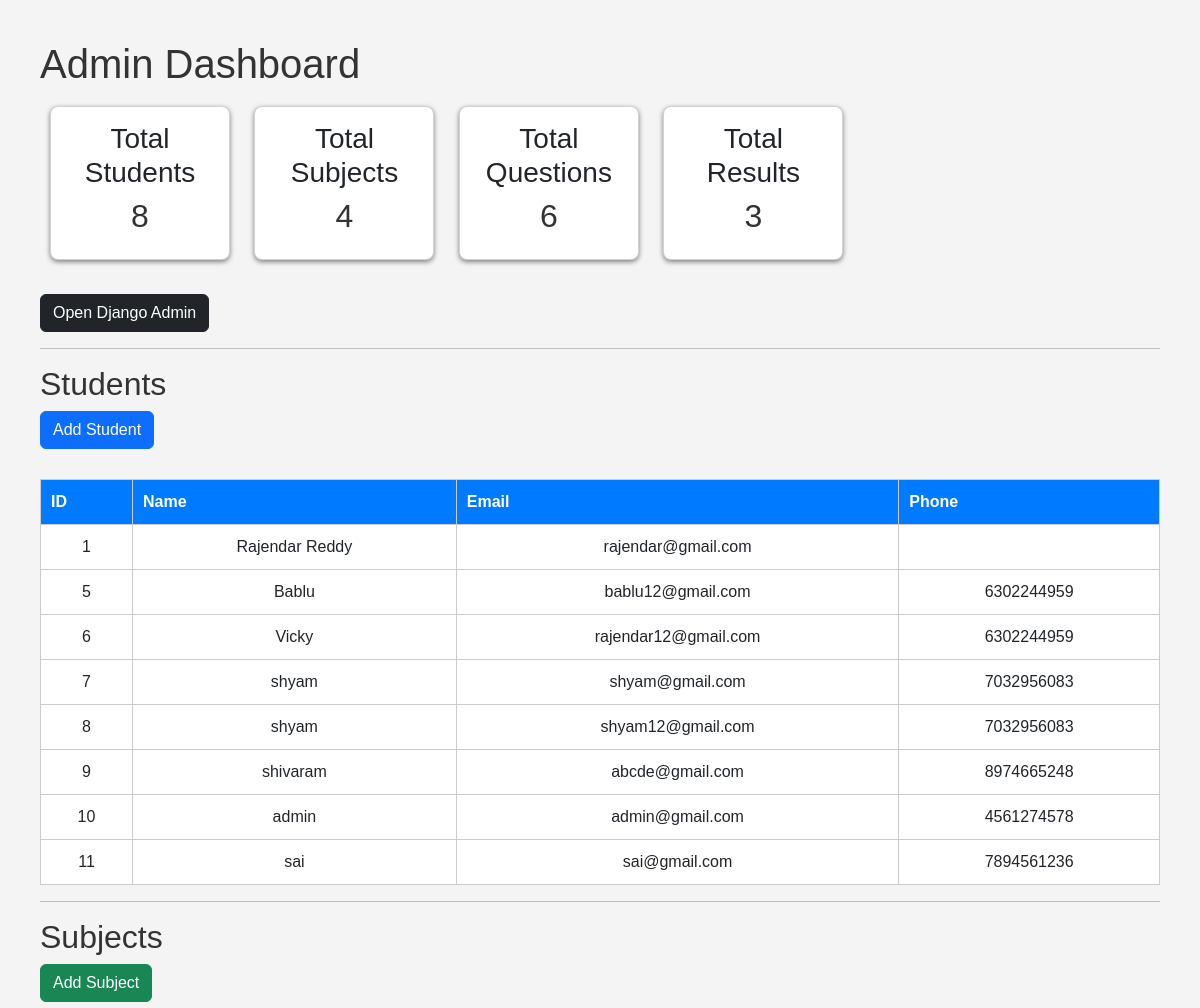
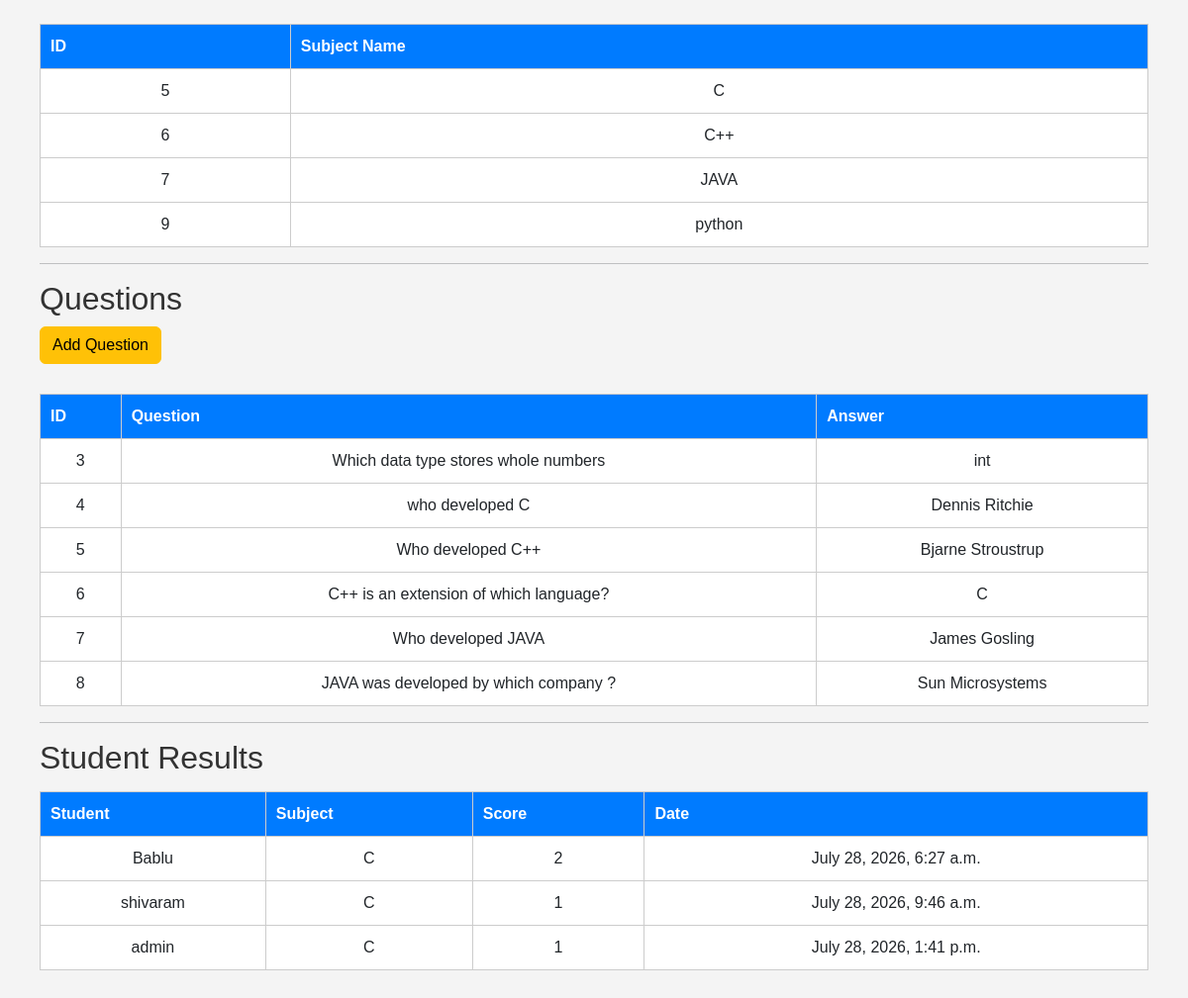
The page /admindashboard/ on the database as committed earlier (2 pictures, top to bottom).
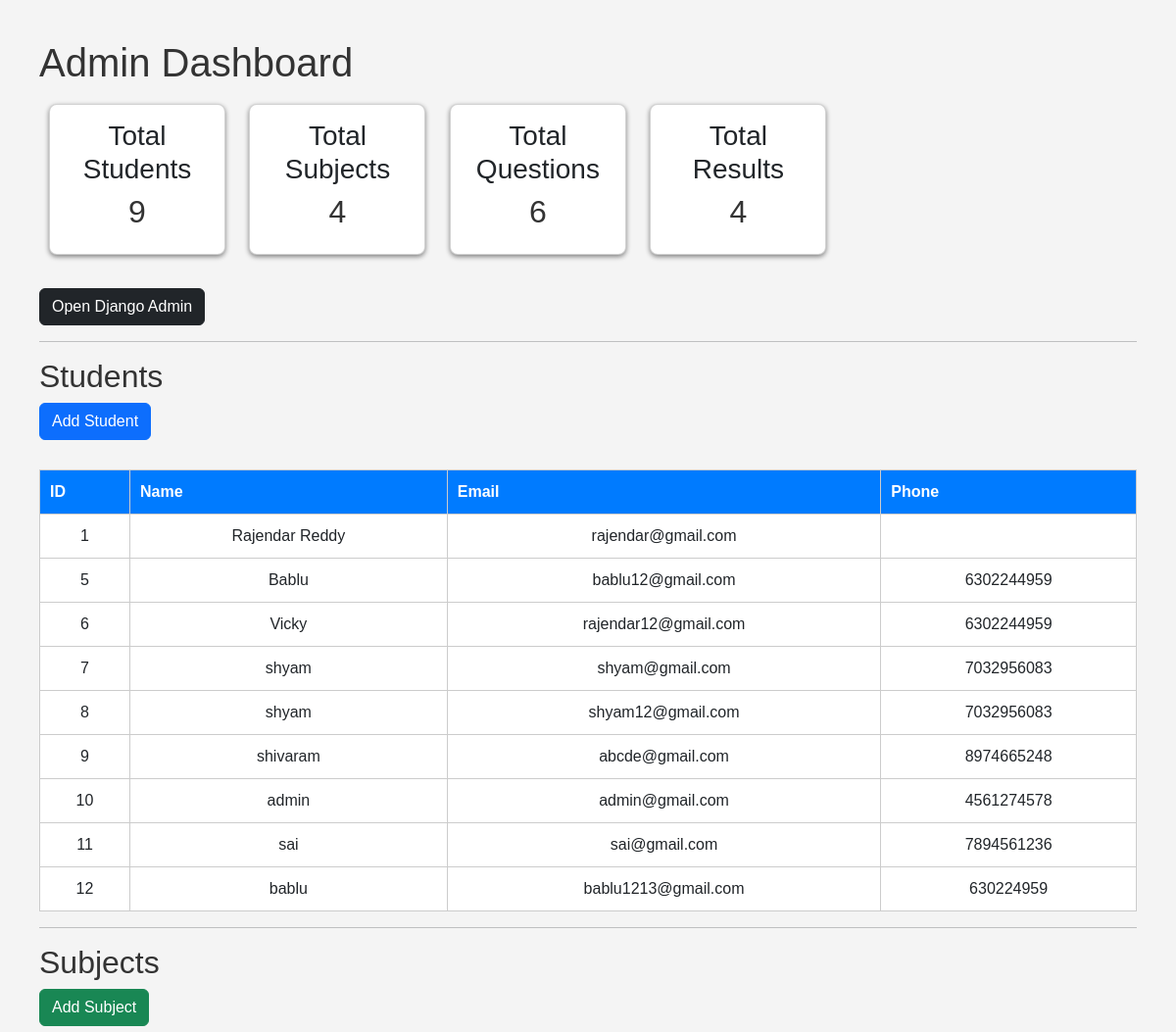
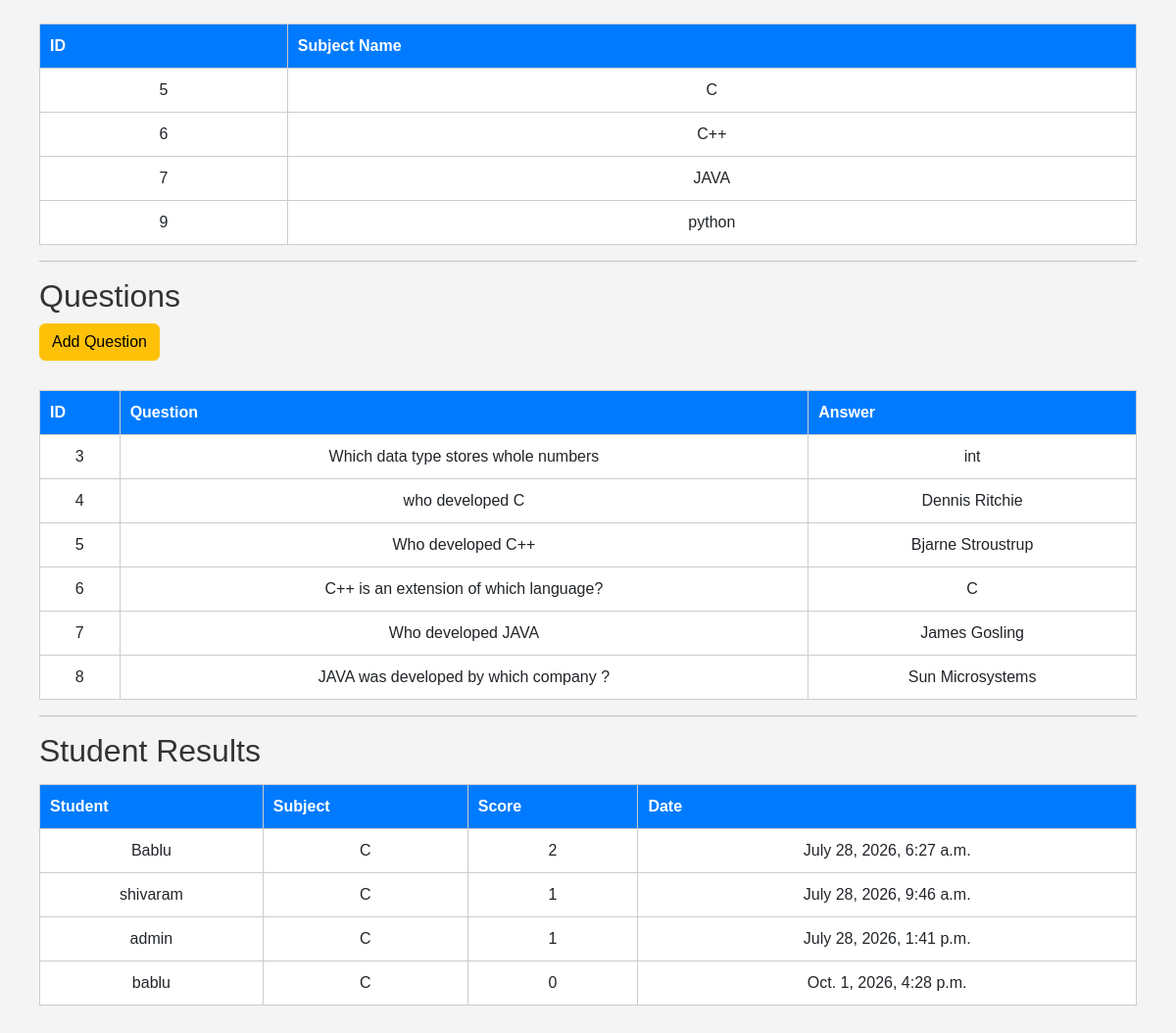
The same page on the database as committed later (2 pictures, top to bottom).
### exam/models.py (models this page shows, shortened)
class Student(models.Model):
    name = models.CharField(max_length=100)
    email = models.EmailField(unique=True)
    phone = models.CharField(max_length=10)
    password = models.CharField(max_length=100)

class Subject(models.Model):
    subject_name = models.CharField(max_length=100)

class Question(models.Model):
    subject = models.ForeignKey(Subject, on_delete=models.CASCADE)
    question = models.TextField()
    option1 = models.CharField(max_length=200)
    option2 = models.CharField(max_length=200)
    option3 = models.CharField(max_length=200)
    option4 = models.CharField(max_length=200)
    answer = models.CharField(max_length=200)

class Result(models.Model):
    student = models.ForeignKey(Student, on_delete=models.CASCADE)
    subject = models.ForeignKey(Subject, on_delete=models.CASCADE)
    score = models.IntegerField()
    exam_date = models.DateTimeField(auto_now_add=True)

### exam/views.py (the view)
# urls.py: path('admindashboard/', views.admindashboard, name='admindashboard'),
def admindashboard(request):
    students = Student.objects.all()
    subjects = Subject.objects.all()
    questions = Question.objects.all()
    results = Result.objects.all()
    context = {
        "students": students,
        "subjects": subjects,
        "questions": questions,
        "results": results,
    }
    return render(request, "admindashboard.html", context)

### templates/admindashboard.html (shortened to what this page needs)
<!DOCTYPE html>
<html>
<head>
    <link href="https://cdn.jsdelivr.net/npm/bootstrap@5.3.0/dist/css/bootstrap.min.css" rel="stylesheet">
</head>
<body>
    <h1>Admin Dashboard</h1>
    <div class="card">
        <h3>Total Students</h3>
        <h2>{{ students|length }}</h2>
    </div>
    <div class="card">
        <h3>Total Subjects</h3>
        <h2>{{ subjects|length }}</h2>
    </div>
    <div class="card">
        <h3>Total Questions</h3>
        <h2>{{ questions|length }}</h2>
    </div>
    <div class="card">
        <h3>Total Results</h3>
        <h2>{{ results|length }}</h2>
    </div>
    <br><br>
    <a href="/admin/" class="btn btn-dark">Open Django Admin</a>
    <hr>
    <h2>Students</h2>
    <a href="{% url 'add_student' %}" class="btn btn-primary btn-space">
        Add Student
    </a>
    <table>
        <tr>
            <th>ID</th>
            <th>Name</th>
            <th>Email</th>
            <th>Phone</th>
        </tr>
        {% for student in students %}
        <tr>
            <td>{{ student.id }}</td>
            <td>{{ student.name }}</td>
            <td>{{ student.email }}</td>
            <td>{{ student.phone }}</td>
        </tr>
        {% empty %}
        <tr>
            <td colspan="4">No Students Found</td>
        </tr>
        {% endfor %}
    </table>
    <hr>
    <h2>Subjects</h2>
    <a href="{% url 'add_subject' %}" class="btn btn-success btn-space">
        Add Subject
    </a>
    <table>
        <tr>
            <th>ID</th>
            <th>Subject Name</th>
        </tr>
        {% for subject in subjects %}
        <tr>
            <td>{{ subject.id }}</td>
            <td>{{ subject.subject_name }}</td>
        </tr>
        {% empty %}
        <tr>
            <td colspan="2">No Subjects Found</td>
        </tr>
        {% endfor %}
    </table>
    <hr>
    <h2>Questions</h2>
    <a href="{% url 'add_question' %}" class="btn btn-warning btn-space">
        Add Question
    </a>
    <table>
        <tr>
            <th>ID</th>
            <th>Question</th>
            <th>Answer</th>
        </tr>
        {% for question in questions %}
        <tr>
            <td>{{ question.id }}</td>
            <td>{{ question.question }}</td>
            <td>{{ question.answer }}</td>
        </tr>
        {% empty %}
        <tr>
            <td colspan="3">No Questions Found</td>
        </tr>
        {% endfor %}
    </table>
    <hr>
    <h2>Student Results</h2>
    <table>
        <tr>
            <th>Student</th>
            <th>Subject</th>
            <th>Score</th>
            <th>Date</th>
        </tr>
        {% for result in results %}
        <tr>
            <td>{{ result.student.name }}</td>
            <td>{{ result.subject.subject_name }}</td>
            <td>{{ result.score }}</td>
            <td>{{ result.exam_date }}</td>
        </tr>
        {% empty %}
        <tr>
            <td colspan="4">No Results Available</td>
        </tr>
        {% endfor %}
    </table>
</body>
</html>

### templates/admindashboard.html (style rules this page uses)
body { font-family: Arial, sans-serif; margin: 40px; background: #f4f4f4; }
h1, h2 { color: #333; }
.card { display: inline-block; width: 180px; padding: 15px; margin: 10px; background: white; border-radius: 8px; box-shadow: 0 2px 5px gray; text-align: center; }
table { width: 100%; border-collapse: collapse; background: white; margin-top: 15px; }
table, th, td { border: 1px solid #ccc; }
th { background: #007bff; color: white; padding: 10px; }
td { padding: 10px; text-align: center; }
.btn-space { margin-bottom: 15px; }

Rows that differ between the two databases and show on the page:
added Student: id "12", name "bablu", email "bablu1213@gmail.com", phone "630224959"
added Result: student.name "bablu", subject.subject_name "C", score "0", exam_date "Oct. 1, 2026, 4:28 p.m."
Other text that changed with them:
{{ students|length }}: "8" → "9"
{{ results|length }}: "3" → "4"
